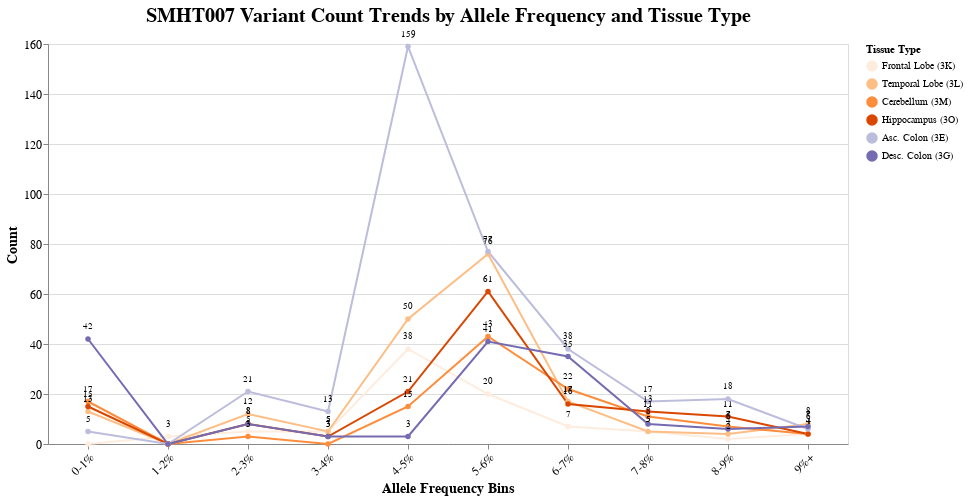

Notebook code cell kept with this figure:
### Code cell
# Histogram of binned VAF per tissue for SMHT005
import pandas as pd
import altair as alt
import numpy as np

# Create allele frequency bins
af_bins = ['0-1%', '1-2%', '2-3%', '3-4%', '4-5%', 
           '5-6%', '6-7%', '7-8%', '8-9%', '9%+']

# Tissue categories (same as original)
tissues = ['Frontal Lobe (3K)', 'Temporal Lobe (3L)', 'Cerebellum (3M)',
           'Hippocampus (3O)', 'Asc. Colon (3E)', 'Desc. Colon (3G)']

# /scratch/ucgd/lustre-labs/marth/scratch/u0746015/smaht_donor_tissue/rufus_runs/smht005/brain_vs_blood/filter_by_af.sh output concatenated in order
smht005_counts = [0, 1, 1, 1, 7, 7, 1, 1, 1, 2, 6, #3AK - 25
          0, 1, 1, 0, 9, 9, 4, 0, 0, 0, 0, #3AL - 24
          0, 0, 0, 0, 5, 11, 3, 3, 1, 1, 4, #3AM - 26
          0, 2, 0, 3, 14, 7, 2, 3, 2, 0, 1, #3AO - 33
          0, 10, 6, 10, 26, 11, 8, 2, 2, 4, #3E - 76
          0, 6, 0, 0, 6, 0, 2, 1, 0, 0, 0] #3G - 15

smht007_counts = [0, 3, 5, 5, 38, 20, 7, 5, 2, 4, 13, #3AK - 102
                0, 12, 5, 50, 76, 17, 5, 4, 8, 17, # 3AL - 194
                0, 3, 0, 15, 43, 22, 11, 7, 4, 15, # 3AM - 120
                0, 8, 3, 21, 61, 16, 13, 11, 4, 5, # 3AO - 142
                0, 21, 13, 159, 77, 38, 17, 18, 6, 42, # 3E - 391
                0, 8, 3, 3, 41, 35, 8, 6, 7, 25] #3G - 136

# FIXED: Properly structure the data
data_rows = []
for i, tissue in enumerate(tissues):
    for j, af_bin in enumerate(af_bins):
        # Calculate the correct index in the counts array
        count_index = i * len(af_bins) + j
        count_value = smht007_counts[count_index]
        data_rows.append({'af_bin': af_bin, 'tissue': tissue, 'count': count_value})

data = pd.DataFrame(data_rows)

# Same color scheme as original
custom_colors = ['#feedde', '#fdbe85', '#fd8d3c', '#d94701', '#bcbddc', '#756bb1']
color_scale = alt.Scale(domain=tissues, range=custom_colors)

# Create line chart to show trends
line_chart = alt.Chart(data).mark_line(
    point=True,  # Add points at each data point
    strokeWidth=2
).encode(
    x=alt.X('af_bin:N',
            title='Allele Frequency Bins',
            axis=alt.Axis(labelAngle=-45),
            sort=af_bins),
    y=alt.Y('count:Q', title='Count'),
    color=alt.Color('tissue:N',
                    scale=color_scale,
                    title='Tissue Type'),
)

# Add text labels at the points
text_labels = alt.Chart(data).mark_text(
    align='center',
    baseline='bottom',
    fontSize=9,
    dy=-8  # Offset above the points
).encode(
    x=alt.X('af_bin:N', sort=af_bins),
    y=alt.Y('count:Q'),
    text=alt.condition(alt.datum.count > 0, alt.Text('count:Q'), alt.value(''))  # Only show non-zero values
)

# Combine lines and text
grouped_chart = (line_chart + text_labels).properties(
    width=800,
    height=400,
    title='SMHT007 Variant Count Trends by Allele Frequency and Tissue Type'
).configure_title(
    fontSize=20
).configure_axis(
    labelFontSize=12,
    titleFontSize=14
).resolve_scale(
    color='independent'
)

# Display the line chart
grouped_chart.show()

### Figure 1 — Vega-Lite specification as saved in the notebook (floating-point values rounded to 4 significant figures)
{"config": {"view": {"continuousWidth": 300, "continuousHeight": 300}, "axis": {"labelFontSize": 12, "titleFontSize": 14}, "title": {"fontSize": 20}}, "layer": [{"mark": {"type": "line", "point": true, "strokeWidth": 2}, "encoding": {"color": {"field": "tissue", "scale": {"domain": ["Frontal Lobe (3K)", "Temporal Lobe (3L)", "Cerebellum (3M)", "Hippocampus (3O)", "Asc. Colon (3E)", "Desc. Colon (3G)"], "range": ["#feedde", "#fdbe85", "#fd8d3c", "#d94701", "#bcbddc", "#756bb1"]}, "title": "Tissue Type", "type": "nominal"}, "x": {"axis": {"labelAngle": -45}, "field": "af_bin", "sort": ["0-1%", "1-2%", "2-3%", "3-4%", "4-5%", "5-6%", "6-7%", "7-8%", "8-9%", "9%+"], "title": "Allele Frequency Bins", "type": "nominal"}, "y": {"field": "count", "title": "Count", "type": "quantitative"}}}, {"mark": {"type": "text", "align": "center", "baseline": "bottom", "dy": -8, "fontSize": 9}, "encoding": {"text": {"condition": {"test": "(datum.count > 0)", "field": "count", "type": "quantitative"}, "value": ""}, "x": {"field": "af_bin", "sort": ["0-1%", "1-2%", "2-3%", "3-4%", "4-5%", "5-6%", "6-7%", "7-8%", "8-9%", "9%+"], "type": "nominal"}, "y": {"field": "count", "type": "quantitative"}}}], "data": {"name": "data-01e397196e85b2b3cd0e6bcb7f090d36"}, "height": 400, "resolve": {"scale": {"color": "independent"}}, "title": "SMHT007 Variant Count Trends by Allele Frequency and Tissue Type", "width": 800, "$schema": "https://vega.github.io/schema/vega-lite/v5.20.1.json", "datasets": {"data-01e397196e85b2b3cd0e6bcb7f090d36": [{"af_bin": "0-1%", "tissue": "Frontal Lobe (3K)", "count": 0}, {"af_bin": "1-2%", "tissue": "Frontal Lobe (3K)", "count": 3}, {"af_bin": "2-3%", "tissue": "Frontal Lobe (3K)", "count": 5}, {"af_bin": "3-4%", "tissue": "Frontal Lobe (3K)", "count": 5}, {"af_bin": "4-5%", "tissue": "Frontal Lobe (3K)", "count": 38}, {"af_bin": "5-6%", "tissue": "Frontal Lobe (3K)", "count": 20}, {"af_bin": "6-7%", "tissue": "Frontal Lobe (3K)", "count": 7}, {"af_bin": "7-8%", "tissue": "Frontal Lobe (3K)", "count": 5}, {"af_bin": "8-9%", "tissue": "Frontal Lobe (3K)", "count": 2}, {"af_bin": "9%+", "tissue": "Frontal Lobe (3K)", "count": 4}, {"af_bin": "0-1%", "tissue": "Temporal Lobe (3L)", "count": 13}, {"af_bin": "1-2%", "tissue": "Temporal Lobe (3L)", "count": 0}, {"af_bin": "2-3%", "tissue": "Temporal Lobe (3L)", "count": 12}, {"af_bin": "3-4%", "tissue": "Temporal Lobe (3L)", "count": 5}, {"af_bin": "4-5%", "tissue": "Temporal Lobe (3L)", "count": 50}, {"af_bin": "5-6%", "tissue": "Temporal Lobe (3L)", "count": 76}, {"af_bin": "6-7%", "tissue": "Temporal Lobe (3L)", "count": 17}, {"af_bin": "7-8%", "tissue": "Temporal Lobe (3L)", "count": 5}, {"af_bin": "8-9%", "tissue": "Temporal Lobe (3L)", "count": 4}, {"af_bin": "9%+", "tissue": "Temporal Lobe (3L)", "count": 8}, {"af_bin": "0-1%", "tissue": "Cerebellum (3M)", "count": 17}, {"af_bin": "1-2%", "tissue": "Cerebellum (3M)", "count": 0}, {"af_bin": "2-3%", "tissue": "Cerebellum (3M)", "count": 3}, {"af_bin": "3-4%", "tissue": "Cerebellum (3M)", "count": 0}, {"af_bin": "4-5%", "tissue": "Cerebellum (3M)", "count": 15}, {"af_bin": "5-6%", "tissue": "Cerebellum (3M)", "count": 43}, {"af_bin": "6-7%", "tissue": "Cerebellum (3M)", "count": 22}, {"af_bin": "7-8%", "tissue": "Cerebellum (3M)", "count": 11}, {"af_bin": "8-9%", "tissue": "Cerebellum (3M)", "count": 7}, {"af_bin": "9%+", "tissue": "Cerebellum (3M)", "count": 4}, {"af_bin": "0-1%", "tissue": "Hippocampus (3O)", "count": 15}, {"af_bin": "1-2%", "tissue": "Hippocampus (3O)", "count": 0}, {"af_bin": "2-3%", "tissue": "Hippocampus (3O)", "count": 8}, {"af_bin": "3-4%", "tissue": "Hippocampus (3O)", "count": 3}, {"af_bin": "4-5%", "tissue": "Hippocampus (3O)", "count": 21}, {"af_bin": "5-6%", "tissue": "Hippocampus (3O)", "count": 61}, {"af_bin": "6-7%", "tissue": "Hippocampus (3O)", "count": 16}, {"af_bin": "7-8%", "tissue": "Hippocampus (3O)", "count": 13}, {"af_bin": "8-9%", "tissue": "Hippocampus (3O)", "count": 11}, {"af_bin": "9%+", "tissue": "Hippocampus (3O)", "count": 4}, {"af_bin": "0-1%", "tissue": "Asc. Colon (3E)", "count": 5}, {"af_bin": "1-2%", "tissue": "Asc. Colon (3E)", "count": 0}, {"af_bin": "2-3%", "tissue": "Asc. Colon (3E)", "count": 21}, {"af_bin": "3-4%", "tissue": "Asc. Colon (3E)", "count": 13}, {"af_bin": "4-5%", "tissue": "Asc. Colon (3E)", "count": 159}, {"af_bin": "5-6%", "tissue": "Asc. Colon (3E)", "count": 77}, {"af_bin": "6-7%", "tissue": "Asc. Colon (3E)", "count": 38}, {"af_bin": "7-8%", "tissue": "Asc. Colon (3E)", "count": 17}, {"af_bin": "8-9%", "tissue": "Asc. Colon (3E)", "count": 18}, {"af_bin": "9%+", "tissue": "Asc. Colon (3E)", "count": 6}, {"af_bin": "0-1%", "tissue": "Desc. Colon (3G)", "count": 42}, {"af_bin": "1-2%", "tissue": "Desc. Colon (3G)", "count": 0}, {"af_bin": "2-3%", "tissue": "Desc. Colon (3G)", "count": 8}, {"af_bin": "3-4%", "tissue": "Desc. Colon (3G)", "count": 3}, {"af_bin": "4-5%", "tissue": "Desc. Colon (3G)", "count": 3}, {"af_bin": "5-6%", "tissue": "Desc. Colon (3G)", "count": 41}, {"af_bin": "6-7%", "tissue": "Desc. Colon (3G)", "count": 35}, {"af_bin": "7-8%", "tissue": "Desc. Colon (3G)", "count": 8}, {"af_bin": "8-9%", "tissue": "Desc. Colon (3G)", "count": 6}, {"af_bin": "9%+", "tissue": "Desc. Colon (3G)", "count": 7}]}}
